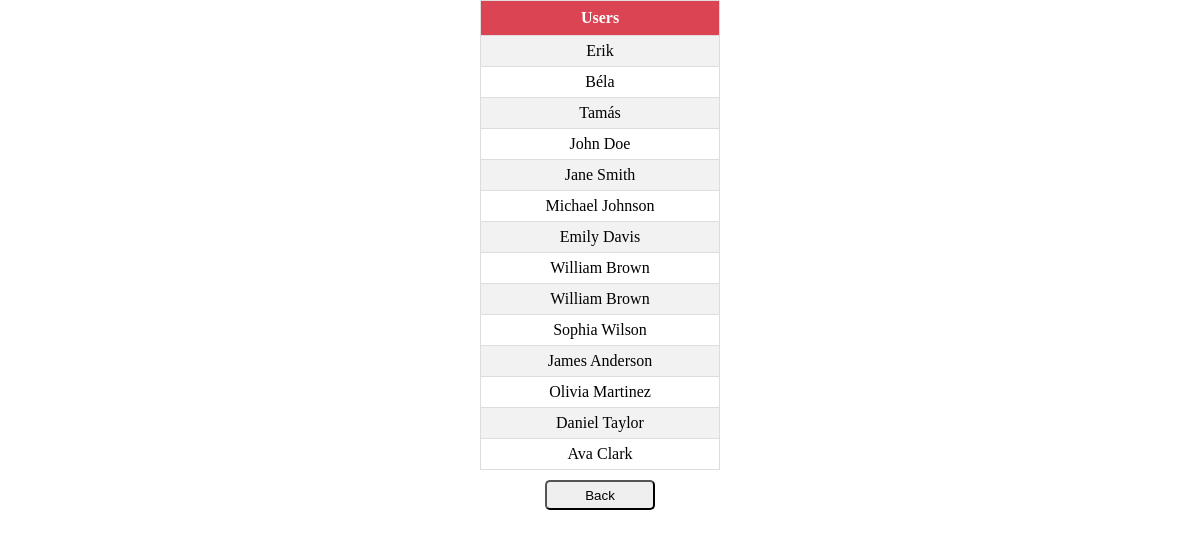
/Pages/users.php, run on the app's committed database.
### tables this page shows
CREATE TABLE `users` (
  `id` int(8) NOT NULL,
  `name` varchar(30) NOT NULL
);

### Controller/Controller.php (called while the page is built, shortened)
<?php
require_once '../Model/UserModel.php';
    class userController
    {
        public function getUsers()
        {
            $connect = new mysqli("localhost", "root", "", "probafeladat");
            $users = mysqli_query($connect, "SELECT * FROM users");
            $output = array();
            while ($values = mysqli_fetch_assoc($users))
            {
                array_push($output, new User($values['name']));
            }
            return $output;
        }
    }
?>

### Model/UserModel.php (called while the page is built, shortened)
<?php
    class User
    {
        private $name;
        function __construct($name)
        {
            $this->name = $name;
        }
        public function getName()
        {
            return $this->name;
        }
    }
?>

### Pages/users.php (the view, shortened to what this page needs)
<!DOCTYPE HTML>
<html lang="hu">
<head>
    <link rel="stylesheet" href="../Css/style.css">
</head>
<body>
    <table>
        <tr>
            <th>Users</th>
        </tr>
        <?php
        require_once '../Controller/Controller.php';
        $userController = new userController();
        $users = $userController->getUsers();
        foreach ($users as $values) {
            echo '<tr>';
                echo '<td>' . $values->getName() . '</td>';
            echo '</tr>';
        }
        ?>
    </table>
    <button><a href="index">Back</a></button>
</body>
</html>

### Css/style.css (style rules this page uses)
body { margin: 0; padding: 0; text-align: center; font-family: 'Times New Roman', Times, serif }
table { margin: auto; width: 20%; text-align: center; border-collapse: collapse; }
table td, table th { border: 1px solid #ddd; padding: 6px; }
table tr:nth-child(even) { background-color: #f2f2f2; }
table th { padding: 8px 5px; background-color: #da4453; color: white; }
button { margin-top: 10px; border-radius: 5px; width: 110px; height : 30px }
a { color: black; text-decoration: none; }

### data on the page
users: name "Erik"
users: name "Béla"
users: name "Tamás"
users: name "John Doe"
users: name "Jane Smith"
users: name "Michael Johnson"
users: name "Emily Davis"
users: name "William Brown"
users: name "William Brown"
users: name "Sophia Wilson"
users: name "James Anderson"
users: name "Olivia Martinez"
users: name "Daniel Taylor"
users: name "Ava Clark"
